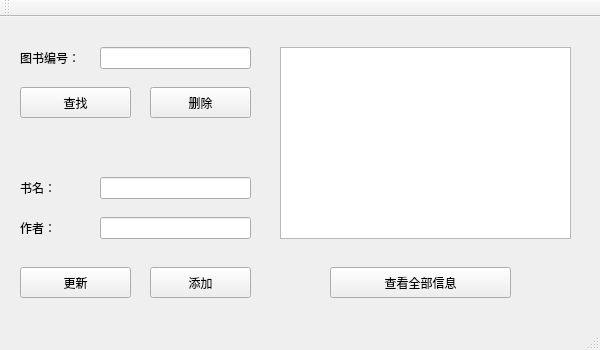
<?xml version="1.0" encoding="UTF-8"?>
<ui version="4.0">
 <class>MainWindow</class>
 <widget class="QMainWindow" name="MainWindow">
  <property name="geometry">
   <rect>
    <x>0</x>
    <y>0</y>
    <width>600</width>
    <height>350</height>
   </rect>
  </property>
  <property name="windowTitle">
   <string>MainWindow</string>
  </property>
  <widget class="QWidget" name="centralWidget">
   <widget class="QPushButton" name="pushButton_2">
    <property name="geometry">
     <rect>
      <x>150</x>
      <y>70</y>
      <width>101</width>
      <height>31</height>
     </rect>
    </property>
    <property name="text">
     <string>删除</string>
    </property>
   </widget>
   <widget class="QPushButton" name="pushButton">
    <property name="geometry">
     <rect>
      <x>20</x>
      <y>70</y>
      <width>111</width>
      <height>31</height>
     </rect>
    </property>
    <property name="text">
     <string>查找</string>
    </property>
   </widget>
   <widget class="QLabel" name="label">
    <property name="geometry">
     <rect>
      <x>20</x>
      <y>30</y>
      <width>81</width>
      <height>21</height>
     </rect>
    </property>
    <property name="text">
     <string>图书编号：</string>
    </property>
   </widget>
   <widget class="QLineEdit" name="lineEdit_id">
    <property name="geometry">
     <rect>
      <x>100</x>
      <y>30</y>
      <width>151</width>
      <height>22</height>
     </rect>
    </property>
   </widget>
   <widget class="QLabel" name="label_2">
    <property name="geometry">
     <rect>
      <x>20</x>
      <y>160</y>
      <width>81</width>
      <height>21</height>
     </rect>
    </property>
    <property name="text">
     <string>书名：</string>
    </property>
   </widget>
   <widget class="QLineEdit" name="lineEdit_bookName">
    <property name="geometry">
     <rect>
      <x>100</x>
      <y>160</y>
      <width>151</width>
      <height>22</height>
     </rect>
    </property>
   </widget>
   <widget class="QLineEdit" name="lineEdit_author">
    <property name="geometry">
     <rect>
      <x>100</x>
      <y>200</y>
      <width>151</width>
      <height>22</height>
     </rect>
    </property>
   </widget>
   <widget class="QLabel" name="label_3">
    <property name="geometry">
     <rect>
      <x>20</x>
      <y>200</y>
      <width>81</width>
      <height>21</height>
     </rect>
    </property>
    <property name="text">
     <string>作者：</string>
    </property>
   </widget>
   <widget class="QPushButton" name="pushButton_3">
    <property name="geometry">
     <rect>
      <x>20</x>
      <y>250</y>
      <width>111</width>
      <height>31</height>
     </rect>
    </property>
    <property name="text">
     <string>更新</string>
    </property>
   </widget>
   <widget class="QPushButton" name="pushButton_4">
    <property name="geometry">
     <rect>
      <x>150</x>
      <y>250</y>
      <width>101</width>
      <height>31</height>
     </rect>
    </property>
    <property name="text">
     <string>添加</string>
    </property>
   </widget>
   <widget class="QPushButton" name="pushButton_5">
    <property name="geometry">
     <rect>
      <x>330</x>
      <y>250</y>
      <width>181</width>
      <height>31</height>
     </rect>
    </property>
    <property name="text">
     <string>查看全部信息</string>
    </property>
   </widget>
   <widget class="QListWidget" name="listWidget">
    <property name="geometry">
     <rect>
      <x>280</x>
      <y>30</y>
      <width>291</width>
      <height>192</height>
     </rect>
    </property>
   </widget>
  </widget>
  <widget class="QMenuBar" name="menuBar">
   <property name="geometry">
    <rect>
     <x>0</x>
     <y>0</y>
     <width>600</width>
     <height>17</height>
    </rect>
   </property>
  </widget>
  <widget class="QToolBar" name="mainToolBar">
   <attribute name="toolBarArea">
    <enum>TopToolBarArea</enum>
   </attribute>
   <attribute name="toolBarBreak">
    <bool>false</bool>
   </attribute>
  </widget>
  <widget class="QStatusBar" name="statusBar"/>
 </widget>
 <layoutdefault spacing="6" margin="11"/>
 <resources/>
 <connections/>
</ui>
